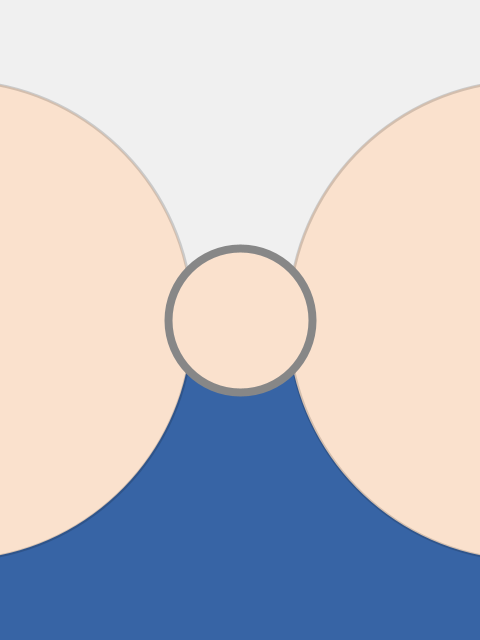
Frame 1 (no input)
Frame 2 (the mouse pressed at the canvas centre, redrawn once): identical to frame 1, image omitted

The Processing sketch that drew this single still picture (run headless with seeded random() and noise(); the mouse was pressed at the canvas centre and the sketch redrawn once):

// Processing sketch: pretty_woman
// ── pretty_woman.pde
// Manuale di Programmazione Cinematografica
// Daniele Olmisani, 2016

// Pretty Woman


final color INK1 = color(240);
final color INK2 = color(55, 100, 165);
final color INK3 = color(250, 225, 205);
final color INK4 = color(135);
final color INK5 = color(0);
final int MASK = 40;


void setup() {
  size(480, 640);
  noLoop();
}


void draw() {
  
  translate(width/2.0, height/2.0);
  
  noStroke();
  
  fill(INK1);
  rect(-width/2.0, -height/2.0, width, height/2.0);
  
  fill(INK2);
  rect(-width/2.0, 0, width, height/2.0);
  
  fill(INK3);
  stroke(INK5, MASK);
  strokeWeight(3.0);
  ellipse(-0.6*width, 0, 1.0*width, 1.0*width);
  ellipse( 0.6*width, 0, 1.0*width, 1.0*width);
  
  stroke(INK4);
  strokeWeight(8.0);
  ellipse(0, 0, 0.3*width, 0.3*width);
  
  save("pretty-woman.png");
}
